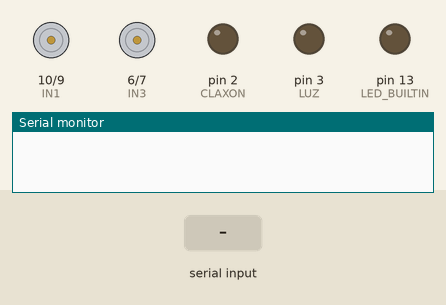
Simulated run of this sketch. Board: Arduino Uno, built with avr-gcc and run on an emulated ATmega328P. Parts: motor-driver pin pairs drawn as motors (green arrow = first pin HIGH = forward, orange = second pin HIGH = backward, longer = more drive, scaled by the enable pin), output pins drawn as LEDs (lit = HIGH), the last lines printed to the serial monitor. The test bench sets the inputs (shaded band).

Above: at 4.2 s.
4.3 s: "AD" received over Serial
At 6.4 s:
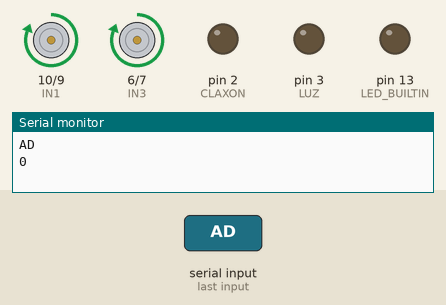
6.7 s: "AT" received over Serial
At 8.4 s:
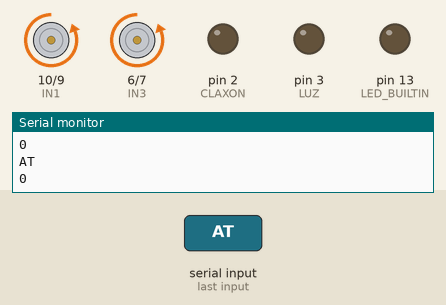
9.2 s: "IZ" received over Serial
At 11.3 s:
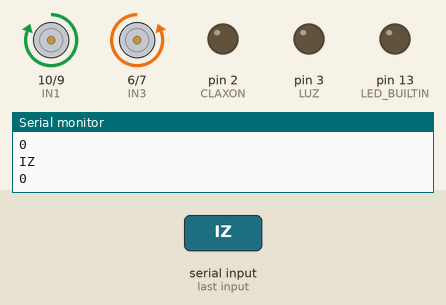
11.6 s: "DE" received over Serial
At 13.3 s:
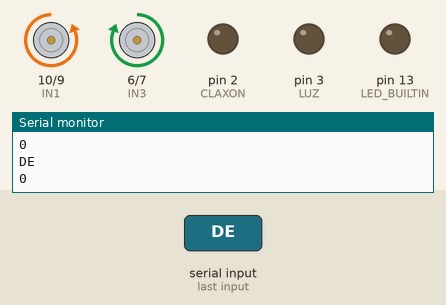
14.0 s: "CL" received over Serial
At 16.3 s:
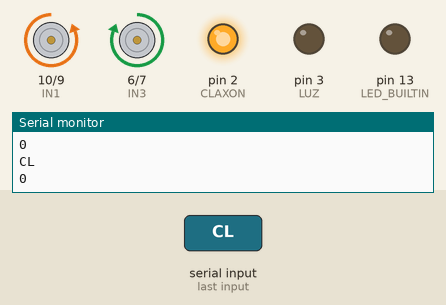
Timing chart, 0 to 21.5 s (numbered marks = the images above; inputs shaded):
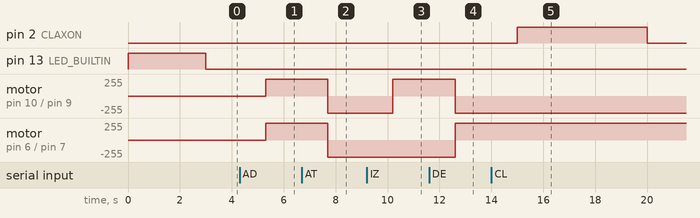

The sketch:

BlueRobotArduino.ino
```cpp
#define ENA 11
#define IN1 10
#define IN2 9
#define ENB 5
#define IN3 6
#define IN4 7
#define LUZ 3
#define CLAXON 2
#define NUMCOMANDOS 7;

// Instrucciones permitidas: STOP, ADELANTE, ATRAS, IZQUIERDA, DERECHA, CLAXON Y LUCES
String comandos[] = {"ST", "AD", "AT", "IZ", "DE", "CL", "LU"};

void setup() {
  Serial.begin(57600);
  pinMode(LED_BUILTIN, OUTPUT);
  pinMode(IN1, OUTPUT);
  pinMode(IN2, OUTPUT);
  pinMode(IN3, OUTPUT);
  pinMode(IN4, OUTPUT);
  pinMode(LUZ, OUTPUT);
  pinMode(CLAXON, OUTPUT);

 // analogWrite(ENA, 0);
 // analogWrite(ENB, 0);
  digitalWrite(IN1, LOW);
  digitalWrite(IN2, LOW);
  digitalWrite(IN3, LOW);
  digitalWrite(IN4, LOW);
  digitalWrite(LUZ, LOW);
  digitalWrite(CLAXON, LOW);

  // Indicador visual de OK
  digitalWrite(LED_BUILTIN, HIGH);
  delay(3000);
  digitalWrite(LED_BUILTIN, LOW);
}

void loop() {
  String msg;
  String comando;
  int accion;
  byte val;

  if (Serial.available()) {
   msg=Serial.readString();
   comando = msg.substring(0,2);
   comando.toUpperCase();
   accion = msg.substring(2).toInt(); // 0 apagar 1 encender

   Serial.println(comando);
   Serial.println(accion);

   if (comando.equals("ST"))
      motoresFrenar();
   else if (comando.equals("AD"))
      motoresAdelante(255);
   else if (comando.equals("AT"))
      motoresAtras(255);
   else if (comando.equals("IZ"))
      motoresIzquierda(255);
   else if (comando.equals("DE"))
      motoresDerecha(255);
   else if (comando.equals("CL"))
      claxon(); // NO IMPLEMENTADO EL CLAXON EN ROBOT AZUL
   else if (comando.equals("LU")) {
      if (accion==1)
        luzON();
      else
        luzOFF();
   }
  }
}

bool comandoValido(String comando) {
  int i;
  for (i=0;i<7;i++) {
      if (comando.equals(comandos[i]))
      return true;
  }
  return false;
}

void motoresAdelante(int motorSpeed) {
  analogWrite(ENA, motorSpeed);
  analogWrite(ENB, motorSpeed);
  digitalWrite(IN1, HIGH);
  digitalWrite(IN2, LOW);
  digitalWrite(IN3, HIGH);
  digitalWrite(IN4, LOW);
}

void motoresAtras(int motorSpeed) {
  analogWrite(ENA, motorSpeed);
  analogWrite(ENB, motorSpeed);
  digitalWrite(IN1, LOW);
  digitalWrite(IN2, HIGH);
  digitalWrite(IN3, LOW);
  digitalWrite(IN4, HIGH);
}

void motoresIzquierda(int motorSpeed) {
  analogWrite(ENA, motorSpeed);
  analogWrite(ENB, motorSpeed);
  digitalWrite(IN1, HIGH);
  digitalWrite(IN2, LOW);
  digitalWrite(IN3, LOW);
  digitalWrite(IN4, HIGH);
}

void motoresDerecha(int motorSpeed) {
  analogWrite(ENA, motorSpeed);
  analogWrite(ENB, motorSpeed);
  digitalWrite(IN1, LOW);
  digitalWrite(IN2, HIGH);
  digitalWrite(IN3, HIGH);
  digitalWrite(IN4, LOW);
}

void motoresFrenar () {
  digitalWrite(ENA, LOW);
  digitalWrite(ENB, LOW);
  digitalWrite(IN1, LOW);
  digitalWrite(IN2, LOW);
  digitalWrite(IN3, LOW);
  digitalWrite(IN4, LOW);
}

void luzON() {
  Serial.println("LUZ_ON");
  digitalWrite(LUZ, HIGH);
}

void luzOFF() {
  digitalWrite(LUZ, LOW);
}

void claxon() {
  digitalWrite(CLAXON, HIGH);
  delay(5000);
  digitalWrite(CLAXON,LOW);
}
```

Measured:
- after the input at 4.3 s, motor on pin 10 (IN1) / pin 9 (IN2), motor on pin 6 (IN3) / pin 7 (IN4): stopped → forward 255/255 after 1.0 s
- after the input at 6.7 s, motor on pin 10 (IN1) / pin 9 (IN2), motor on pin 6 (IN3) / pin 7 (IN4): forward 255/255 → backward 255/255 after 1.0 s
- after the input at 9.2 s, motor on pin 10 (IN1) / pin 9 (IN2): backward 255/255 → forward 255/255 after 1.0 s
- after the input at 11.6 s, motor on pin 10 (IN1) / pin 9 (IN2): forward 255/255 → backward 255/255 after 1.0 s; motor on pin 6 (IN3) / pin 7 (IN4): backward 255/255 → forward 255/255 after 1.0 s
- after the input at 14.0 s, pin 2 (CLAXON): LOW → HIGH after 1.0 s, → LOW 5.0 s later
